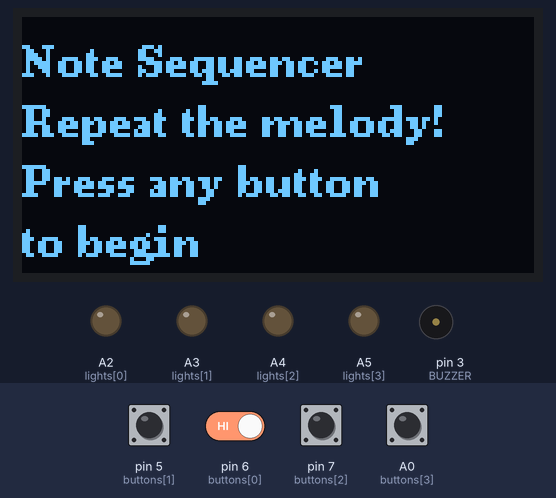
Bench run of a sketch on a simulated Arduino Uno, built with avr-gcc and run on an emulated ATmega328P. On the bench: 128×64 one-colour display, output pins drawn as LEDs (lit = HIGH), buzzer (waves = sounding). The inputs (shaded band) are chosen by the test bench; at power-on: A0 (buttons[3]), pin 5 (buttons[1]), pin 6 (buttons[0]), pin 7 (buttons[2]) HIGH. Random numbers use the default seed unless the sketch sets one.

Above: at 1.4 s.
1.5 s: pin 5 (buttons[1]) pulled LOW for 0.35 s
At 3.2 s:
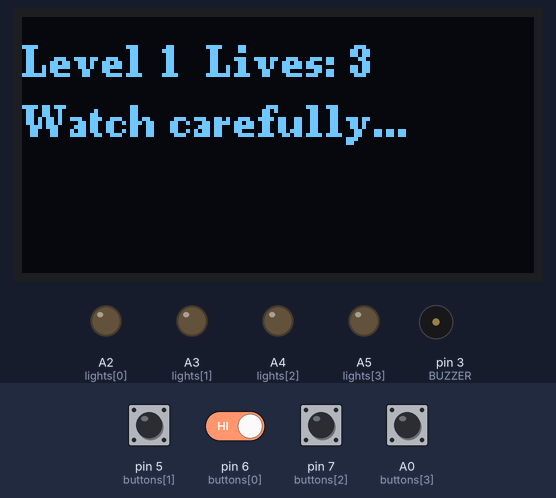
5.1 s: pin 5 (buttons[1]) driven LOW and pin 6 (buttons[0]) driven LOW
At 7.8 s:
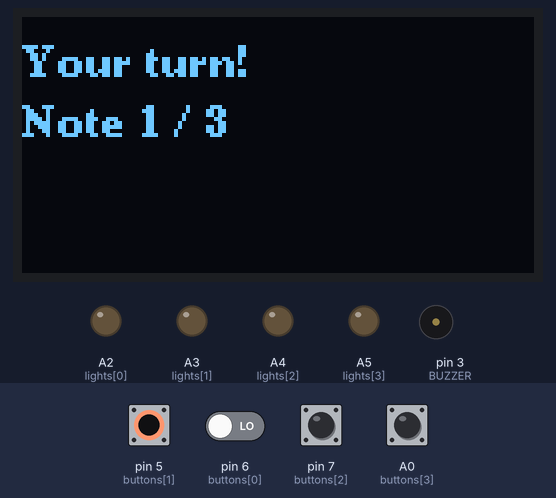
8.3 s: pin 7 (buttons[2]) pulled LOW for 0.35 s
At 9.8 s:
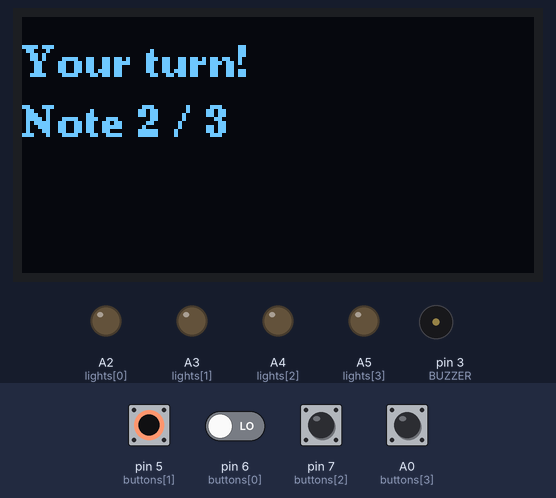
10.1 s: A0 (buttons[3]) pulled LOW for 0.35 s
At 12.4 s:
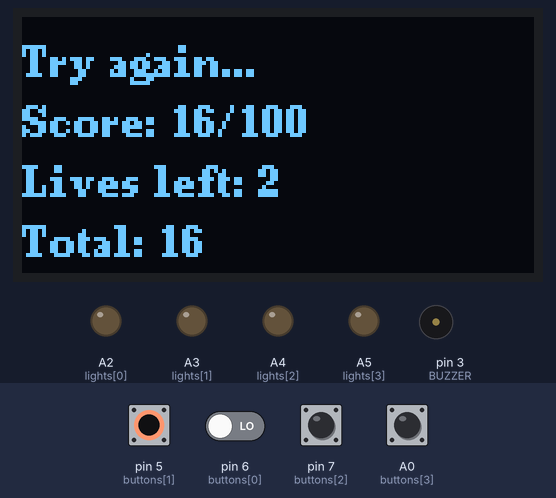
Timing chart, 0 to 13.3 s (numbered marks = the images above; inputs shaded):
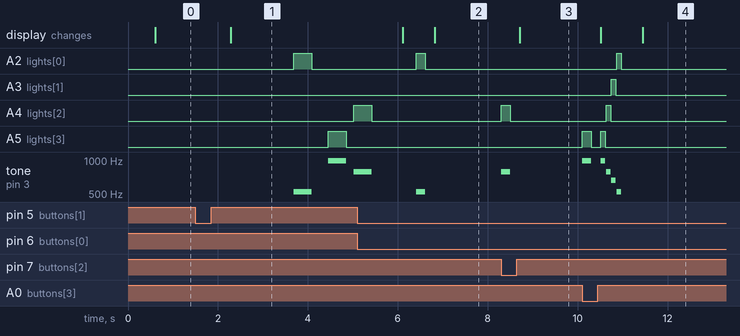

Measured:
- after the input at 1.5 s, A2 (lights[0]): LOW → HIGH after 2.2 s, → LOW 0.40 s later; A4 (lights[2]): LOW → HIGH after 3.5 s; A5 (lights[3]): LOW → HIGH after 3.0 s, → LOW 0.40 s later; tone on pin 3 (BUZZER): plays 523 Hz for 0.40 s, 988 Hz for 0.40 s, 784 Hz for 0.08 s, starting after 2.2 s; the display: changes after 0.79 s (image 1)
- after the input at 5.1 s, A2 (lights[0]): LOW → HIGH after 1.3 s, → LOW 0.20 s later
- after the input at 8.3 s, A4 (lights[2]): LOW → HIGH at once, → LOW 0.20 s later; tone on pin 3 (BUZZER): silent → 784 Hz at once, → silent 0.20 s later; the display: changes after 0.41 s (image 3)
- after the input at 10.1 s, A2 (lights[0]): LOW → HIGH after 0.77 s, → LOW 0.10 s later; A3 (lights[1]): LOW → HIGH after 0.65 s, → LOW 0.10 s later

The sketch:

final.ino
```cpp
#include <SPI.h>
#include <U8g2lib.h>

U8G2_SH1106_128X64_NONAME_1_4W_HW_SPI u8g2(U8G2_R2, 10, 9, 8);

// Hardware pins
const int buttons[]  = { 6, 5, 7, A0 };
const int lights[]   = { A2, A3, A4, A5 };
const int NUM_BTN    = 4;
const int BUZZER     = 3;

// One note per button (C4, E4, G4, B4)
const int BTN_FREQ[NUM_BTN] = { 523, 659, 784, 988 };
const char* BTN_NAME[NUM_BTN] = { "C", "E", "G", "B" };

// Constants
const int MAX_SEQ        = 20;
const int BASE_NOTE_DUR  = 400;   // ms each note plays during SHOW
const int BASE_GAP       = 100;   // ms silence between shown notes
const int MAX_WAIT_MS    = 5000;  // input timeout per note

// Difficulty
// diffLevel 1–5:
//   length starts at 3, increases every level-up
//   timing tolerance shrinks as difficulty rises
struct Difficulty {
  int  seqLen;          // notes in the sequence
  int  timingTolerancePct; // allowed % deviation in inter-note timing (100 = anything goes)
};

Difficulty getDifficulty(int level) {
  int l = constrain(level, 1, 10);
  return { 2 + l, max(20, 100 - (l - 1) * 10) };
}

// Game States
enum State { START, SHOW_SEQUENCE, PLAYER_INPUT, SCORE, GAME_OVER };
State gameState = START;

int  sequence[MAX_SEQ];         // button indices 0-3
long seqIntervals[MAX_SEQ];     // gap (ms) *before* each note during generation (0 for first)
int  seqLen       = 0;

int  playerInput[MAX_SEQ];
long playerIntervals[MAX_SEQ];  // time between consecutive button presses
int  playerCount  = 0;

int  diffLevel    = 1;
int  lives        = 3;
int  totalScore   = 0;

bool prevPressed[NUM_BTN] = {};

// Display function
void updateDisplay(const char* l1, const char* l2 = "", const char* l3 = "", const char* l4 = "") {
  u8g2.firstPage();
  do {
    u8g2.drawStr(0, 15, l1);
    u8g2.drawStr(0, 30, l2);
    u8g2.drawStr(0, 45, l3);
    u8g2.drawStr(0, 60, l4);
  } while (u8g2.nextPage());
}

void allLightsOff() {
  for (int i = 0; i < NUM_BTN; i++) digitalWrite(lights[i], LOW);
}

// Returns bitmask of newly-pressed buttons this frame
// Also updates prevPressed[]
byte readNewPresses() {
  byte mask = 0;
  for (int i = 0; i < NUM_BTN; i++) {
    bool now = (digitalRead(buttons[i]) == LOW);
    if (now && !prevPressed[i]) mask |= (1 << i);
    prevPressed[i] = now;
  }
  return mask;
}

bool allPressed() {
  for (int i = 0; i < NUM_BTN; i++)
    if (digitalRead(buttons[i]) == HIGH) return false;
  return true;
}

void flashAll(int times, int ms = 80) {
  for (int t = 0; t < times; t++) {
    for (int i = 0; i < NUM_BTN; i++) digitalWrite(lights[i], HIGH);
    delay(ms);
    allLightsOff();
    delay(ms);
  }
}

void playNote(int btnIdx, int durationMs) {
  tone(BUZZER, BTN_FREQ[btnIdx]);
  digitalWrite(lights[btnIdx], HIGH);
  delay(durationMs);
  noTone(BUZZER);
  digitalWrite(lights[btnIdx], LOW);
}

// ── Generate sequence ─────────────────────────────────────
// Stores a random sequence of button indices.
// seqIntervals[i] holds the generated gap before note i
// (so we can later evaluate rhythm accuracy).
void generateSequence(int len) {
  seqLen = len;
  seqIntervals[0] = 0;
  for (int i = 0; i < len; i++) {
    sequence[i] = random(NUM_BTN);
    if (i > 0) {
      // vary gap between 150–500 ms to create a rhythm
      seqIntervals[i] = random(150, 501);
    }
  }
}

// Show player sequence
void showSequence() {
  for (int i = 0; i < seqLen; i++) {
    delay(i == 0 ? 600 : seqIntervals[i]);  // respect generated rhythm
    playNote(sequence[i], BASE_NOTE_DUR);
  }
  delay(400);
}

// Evaluate Score
// Returns 0–100:
//   pitch component (50 pts): correct notes in order
//   rhythm component (50 pts): timing within tolerance
int evaluatePerformance(const Difficulty& d) {
  // Pitch score
  int pitchCorrect = 0;
  for (int i = 0; i < seqLen; i++) {
    if (playerInput[i] == sequence[i]) pitchCorrect++;
  }
  int pitchScore = (pitchCorrect * 50) / seqLen;

  // Rhythm score — compare relative inter-note gaps
  // Skip index 0 (no previous note), evaluate indices 1..seqLen-1
  int rhythmScore = 50; // full marks if sequence too short to measure
  if (seqLen > 1) {
    int rhythmCorrect = 0;
    int rhythmTotal   = seqLen - 1;
    for (int i = 1; i < seqLen; i++) {
      long expected = seqIntervals[i];
      long actual   = playerIntervals[i];
      if (expected == 0) { rhythmCorrect++; continue; }
      int pctDiff = abs((int)(((actual - expected) * 100L) / expected));
      if (pctDiff <= d.timingTolerancePct) rhythmCorrect++;
    }
    rhythmScore = (rhythmCorrect * 50) / rhythmTotal;
  }

  return pitchScore + rhythmScore;
}

void setup() {
  Serial.begin(9600);
  // Generates randomness from empty pin
  randomSeed(analogRead(A1));

  for (int i = 0; i < NUM_BTN; i++) {
    pinMode(buttons[i], INPUT_PULLUP);
    pinMode(lights[i],  OUTPUT);
  }
  pinMode(BUZZER, OUTPUT);

  u8g2.begin();
  u8g2.setFont(u8g2_font_ncenB08_tr);
}

// ── Main loop ─────────────────────────────────────────────
void loop() {

  // Global restart: all 4 buttons simultaneously
  if (allPressed()) {
    allLightsOff();
    noTone(BUZZER);
    diffLevel   = 1;
    lives       = 3;
    totalScore  = 0;
    playerCount = 0;
    gameState   = START;
    delay(600);
    return;
  }

  switch (gameState) {

    // ── START ─────────────────────────────────────────────
    case START: {
      updateDisplay("Note Sequencer", "Repeat the melody!", "Press any button", "to begin");
      byte p = readNewPresses();
      if (p) {
        delay(200);
        gameState = SHOW_SEQUENCE;
      }
      break;
    }

    // ── SHOW_SEQUENCE ─────────────────────────────────────
    case SHOW_SEQUENCE: {
      Difficulty d = getDifficulty(diffLevel);

      char buf[22];
      snprintf(buf, sizeof(buf), "Level %d  Lives: %d", diffLevel, lives);
      updateDisplay(buf, "Watch carefully...");
      delay(800);

      generateSequence(d.seqLen);
      showSequence();

      playerCount = 0;
      memset(playerIntervals, 0, sizeof(playerIntervals));

      updateDisplay("Your turn!", "Repeat the melody");
      delay(300);
      gameState = PLAYER_INPUT;
      break;
    }

    case PLAYER_INPUT: {
      static long lastPressTime = 0;

      // Timeout: too slow treat remaining notes as wrong
      if (millis() - lastPressTime > MAX_WAIT_MS && playerCount > 0) {
        // Fill remaining with an invalid index so scoring fails them
        while (playerCount < seqLen) {
          playerInput[playerCount]     = -1;
          playerIntervals[playerCount] = MAX_WAIT_MS;
          playerCount++;
        }
        gameState = SCORE;
        break;
      }

      byte p = readNewPresses();
      if (!p) break;

      // Find which button was pressed
      int btn = -1;
      for (int i = 0; i < NUM_BTN; i++) {
        if (p & (1 << i)) { btn = i; break; }
      }
      if (btn < 0) break;

      long now = millis();
      playerIntervals[playerCount] = (playerCount == 0) ? 0 : (now - lastPressTime);
      lastPressTime = now;
      playerInput[playerCount] = btn;

      // Audible+visual feedback
      playNote(btn, 200);

      // Show progress on display
      char prog[22];
      snprintf(prog, sizeof(prog), "Note %d / %d", playerCount + 1, seqLen);
      updateDisplay("Your turn!", prog);

      playerCount++;
      if (playerCount >= seqLen) {
        gameState = SCORE;
      }
      break;
    }

    case SCORE: {
      Difficulty d  = getDifficulty(diffLevel);
      int score     = evaluatePerformance(d);
      bool passed   = (score >= 60);  // 60/100 threshold to advance
      totalScore   += score;

      char line1[22], line2[22], line3[22];
      snprintf(line1, sizeof(line1), "Score: %d/100", score);

      if (passed) {
        snprintf(line2, sizeof(line2), "Great! Lvl %d->%d", diffLevel, diffLevel + 1);
        diffLevel++;
        flashAll(3, 60);
        // Victory song
        for (int i = 0; i < NUM_BTN; i++) { playNote(i, 120); delay(30); }
        snprintf(line3, sizeof(line3), "Total: %d", totalScore);
        updateDisplay("Passed!", line1, line2, line3);
        delay(1800);
        gameState = SHOW_SEQUENCE;
      } else {
        lives--;
        snprintf(line2, sizeof(line2), "Lives left: %d", lives);
        snprintf(line3, sizeof(line3), "Total: %d", totalScore);
        // Play a descending fail tone
        for (int i = NUM_BTN - 1; i >= 0; i--) { playNote(i, 100); delay(20); }
        updateDisplay("Try again...", line1, line2, line3);
        delay(2000);
        gameState = (lives <= 0) ? GAME_OVER : SHOW_SEQUENCE;
      }
      break;
    }

    // ── GAME_OVER ─────────────────────────────────────────
    case GAME_OVER: {
      char buf[22];
      snprintf(buf, sizeof(buf), "Final: %d pts", totalScore);
      updateDisplay("Game Over!", buf, "Hold all buttons", "to restart");
      flashAll(2, 150);
      delay(1000);
      break;
    }
  }
}
```
